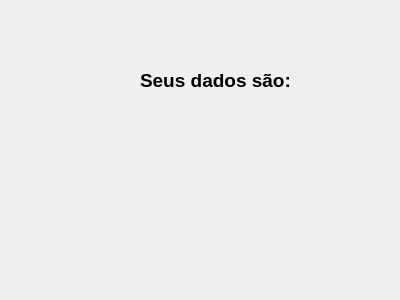
<?xml version="1.0" encoding="UTF-8"?>
<ui version="4.0">
 <class>Dialog</class>
 <widget class="QDialog" name="Dialog">
  <property name="geometry">
   <rect>
    <x>0</x>
    <y>0</y>
    <width>400</width>
    <height>300</height>
   </rect>
  </property>
  <property name="windowTitle">
   <string>Dialog</string>
  </property>
  <widget class="QLabel" name="label">
   <property name="geometry">
    <rect>
     <x>140</x>
     <y>70</y>
     <width>151</width>
     <height>21</height>
    </rect>
   </property>
   <property name="font">
    <font>
     <pointsize>14</pointsize>
     <bold>true</bold>
    </font>
   </property>
   <property name="text">
    <string>Seus dados são:</string>
   </property>
  </widget>
  <widget class="QWidget" name="">
   <property name="geometry">
    <rect>
     <x>70</x>
     <y>110</y>
     <width>291</width>
     <height>81</height>
    </rect>
   </property>
   <layout class="QVBoxLayout" name="verticalLayout">
    <item>
     <widget class="QLabel" name="label_dialog_name">
      <property name="text">
       <string/>
      </property>
     </widget>
    </item>
    <item>
     <widget class="QLabel" name="label_dialog_last">
      <property name="text">
       <string/>
      </property>
     </widget>
    </item>
    <item>
     <widget class="QLabel" name="label_dialog_email">
      <property name="text">
       <string/>
      </property>
     </widget>
    </item>
   </layout>
  </widget>
 </widget>
 <resources/>
 <connections/>
</ui>
